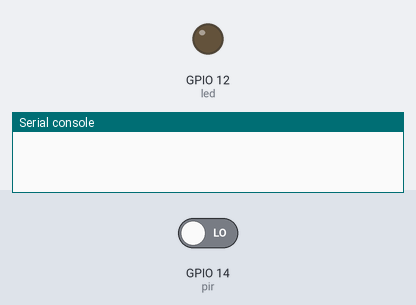
Bench run of a program on a simulated ESP32 board running MicroPython. Shown: output pins drawn as LEDs (lit = HIGH), the last lines printed to the serial console. The test bench sets the inputs (shaded band); at power-on: GPIO 14 (pir) LOW. The clock reads 2024-03-15 10:24:30 at power-on unless the program sets it.

Above: at 1.2 s.
1.3 s: GPIO 14 (pir) driven HIGH
At 2.0 s:
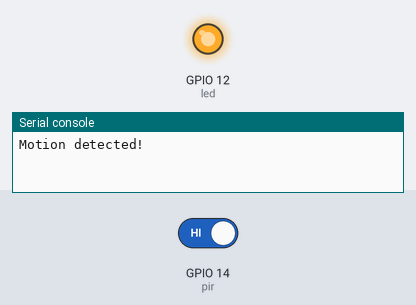
Timing chart, 0 to 23.5 s (numbered marks = the images above; inputs shaded):
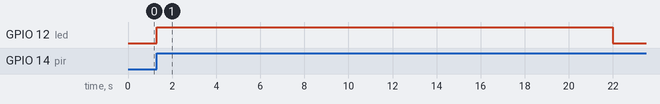

The program:

Interrupt_Timers_Exemplo.py
```python
# (licence header left out)
# Interrupt Example with Micropython

# PIR --> ESP32
# -------------
# GND  --> GND
# DATA --> Digitalpin 14
# VCC  --> 3V3 or 5V


from machine import Pin
from time import time

# variables to keep track of what is going on
startTimer = False
motion = False
lastMotionTime = 0
delayInterval = 20


def handel_Interrupt(pin):
    global motion, lastMotionTime, startTimer
    motion = True
    startTimer = True
    lastMotionTime = time()


led = Pin(12, Pin.OUT)
pir = Pin(14, Pin.IN)

pir.irq(trigger=Pin.IRQ_RISING, handler=handel_Interrupt)

while True:
    if motion and startTimer:
        print('Motion detected!')
        led.value(1)
        startTimer = False
    elif motion and (time() - lastMotionTime) > delayInterval:
        print('Motion stopped!')
        led.value(0)
        motion = False
```

Measured:
- after the input at 1.3 s, GPIO 12 (led): LOW → HIGH at once, → LOW 20.7 s later
